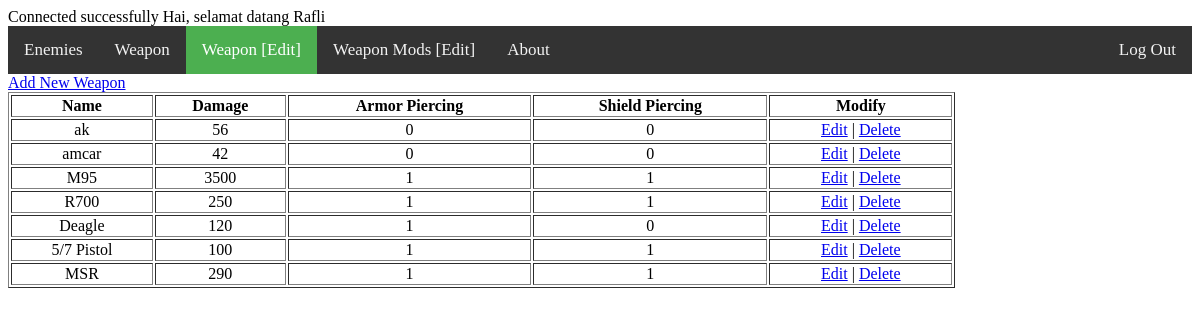
/admin/index5.php (signed in), run on the app's committed database.
### tables this page shows
CREATE TABLE `weapon_table` (
  `weapon_id` int(4) NOT NULL,
  `weapon_name` varchar(30) NOT NULL,
  `stats_dmg` float NOT NULL,
  `stats_shield` tinyint(1) NOT NULL,
  `stats_piercing` tinyint(1) NOT NULL
);

### admin/index5.php (the view, shortened to what this page needs)
<?php
include '../config.php';
echo "Hai, selamat datang ". $_SESSION['user_name'];
?>
<head>
	<link rel="stylesheet" href="../style.css">
</head>
<body>
	<div class="topnav">
		<a href="index.php">Enemies</a>
		<a href="index2.php">Weapon</a>
		<a class="active" href="index5.php">Weapon [Edit]</a>
		<a href="index4.php">Weapon Mods [Edit]</a>
		<a href="index3.php">About</a>
		<div class="right_nav">
			<a href="logout.php">Log Out</a>
		</div>
	</div>
	<a href='index5_add.php'>Add New Weapon</a>
	<table width='80%' border=1 class="table">
	<tr>
		<th>Name</th>
		<th>Damage</th>
		<th>Armor Piercing</th>
		<th>Shield Piercing</th>
		<th>Modify</th>
	</tr>
	<?php
	$result = mysqli_query($conn, "SELECT * FROM weapon_table ORDER BY weapon_id ASC");
    while($weapon = mysqli_fetch_array($result)) {
        echo "<tr>";
        echo "<td>".$weapon['weapon_name']."</td>";
        echo "<td>".$weapon['stats_dmg']."</td>";
		echo "<td>".$weapon['stats_piercing']."</td>";
		echo "<td>".$weapon['stats_shield']."</td>";
		echo "<td><a href='index5_edit.php?id=$weapon[weapon_id]'>Edit</a> | <a href='delete.php?deletedb=2&dataid=$weapon[weapon_id]'>Delete</a></td>";
		echo "</tr>";
    }
    ?>
	</table>
</body>

### style.css (style rules this page uses)
.topnav { background-color: #333; overflow: hidden; }
.topnav a { float: left; color: #f2f2f2; text-align: center; padding: 14px 16px; text-decoration: none; font-size: 17px; }
.right_nav { text-align: right; float: right; }
.topnav a.active { background-color: #4CAF50; color: white; }
.table { align-items: center; text-align: center; }

### data on the page
weapon_table: weapon_name "ak", stats_dmg "56", stats_piercing "0", stats_shield "0"
weapon_table: weapon_name "amcar", stats_dmg "42", stats_piercing "0", stats_shield "0"
weapon_table: weapon_name "M95", stats_dmg "3500", stats_piercing "1", stats_shield "1"
weapon_table: weapon_name "R700", stats_dmg "250", stats_piercing "1", stats_shield "1"
weapon_table: weapon_name "Deagle", stats_dmg "120", stats_piercing "1", stats_shield "0"
weapon_table: weapon_name "5/7 Pistol", stats_dmg "100", stats_piercing "1", stats_shield "1"
weapon_table: weapon_name "MSR", stats_dmg "290", stats_piercing "1", stats_shield "1"

### other printed values
$_SESSION['user_name'] "Rafli"
